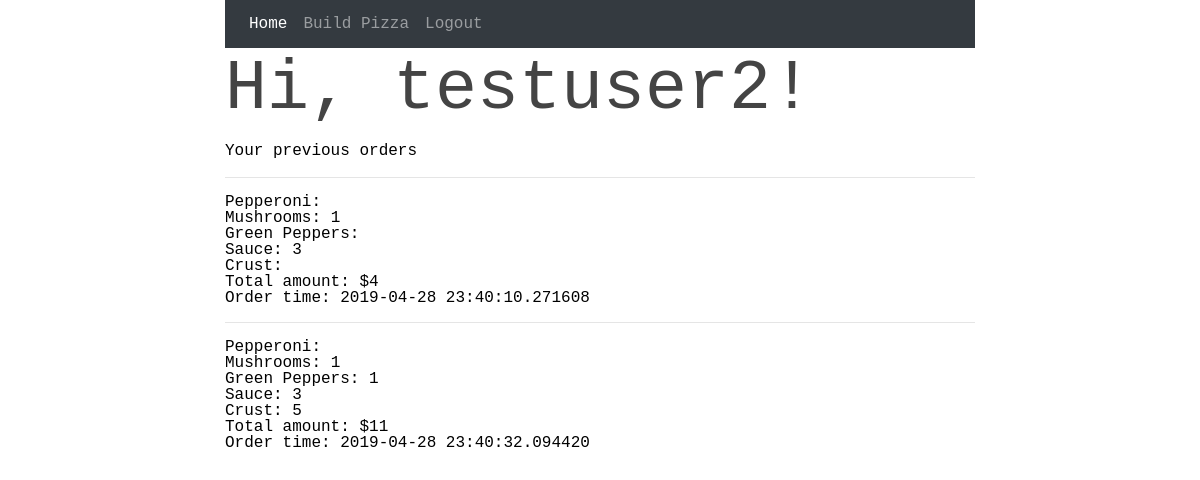
The page /index (signed in) on the database its author committed.
### app/models.py (models this page shows, shortened)
class User(UserMixin, db.Model):
    __tablename__='user'
    id = db.Column(db.Integer, primary_key=True)
    username = db.Column(db.String(64), index=True, unique=True)
    email = db.Column(db.String(120), index=True, unique=True)
    password_hash = db.Column(db.String(128))
    orders = db.relationship('Order', backref='author', lazy='dynamic')

class Order(db.Model):
    __tablename__ ='order'
    id = db.Column(db.Integer, primary_key=True)
    pepperonni = db.Column(db.String(30))
    mushrooms = db.Column(db.String(30))
    peppers = db.Column(db.String(30))
    sauce = db.Column(db.String(30))
    crust = db.Column(db.String(30))
    order_total = db.Column(db.Integer)
    ordertime = db.Column(db.DateTime, index=True, default=datetime.utcnow)
    user_id = db.Column(db.Integer, db.ForeignKey('user.id'))

### app/routes.py (the view)
@app.route('/')
@app.route('/index')
@login_required
def index():
    isAdmin = current_user.username
    if isAdmin == 'admin':
        admin = {'username': isAdmin}
        return render_template('indexadmin.html', admin=admin)
    prevOrders = Order.query.filter_by(user_id=current_user.id).all()
    if prevOrders is None:
        prevOrders = 'No results'
    return render_template('index.html', prevOrders=prevOrders)

### app/models.py (called while the page is built)
@login.user_loader
def load_user(id):
    return User.query.get(int(id))

### app/templates/index.html
{% extends "base.html" %}
{% block content %}
    <h1>Hi, {{ current_user.username }}!</h1>
    <h2> Your previous orders </h2>
    {% for order in prevOrders %}
    <hr>
    <p> Pepperoni: {{order.pepperoni}}</p>
    <p> Mushrooms: {{order.mushrooms}} </p>
    <p> Green Peppers: {{order.peppers}}</p>
    <p> Sauce: {{order.sauce}}</p>
    <p> Crust: {{order.crust}} </p>
    <p> Total amount: ${{order.order_total}}</p>
    <p> Order time: {{order.ordertime}}</p>
    <p><p>
    {% endfor %}
{% endblock %}

### app/templates/base.html (style rules this page uses)
html, body, div, span, applet, object, iframe, h1, h2, h3, h4, h5, h6, p, blockquote, pre, a, abbr, acronym, address, big, cite, code, del, dfn, em, font, img, ins, kbd, q, s, samp, small, strike, sub, sup, tt, var, dl, dt, dd, ol, ul, li, fieldset, form, label, legend, table, caption, tbody, tfoot, thead, tr, th, td, header, section, footer, article, details { margin: 0; padding: 0; border: 0; outline: 0; font-weight: inherit; font-style: inherit; font-size: 100%; font-family: inherit; vertical-align: baseline; }
body { line-height: 1; color: black; background: white; }
body { font-family: 'Courier', 'Courier New', Serif; max-width: 750px; margin: 0 auto; }
h1 { font-size: 70px; color: #444; margin-bottom: 10px }

### rows shown on the page
User: username "testuser2"
Order: mushrooms "1", sauce "3", order_total "4", ordertime "2019-04-28 23:40:10.271608"
Order: mushrooms "1", peppers "1", sauce "3", crust "5", order_total "11", ordertime "2019-04-28 23:40:32.094420"
